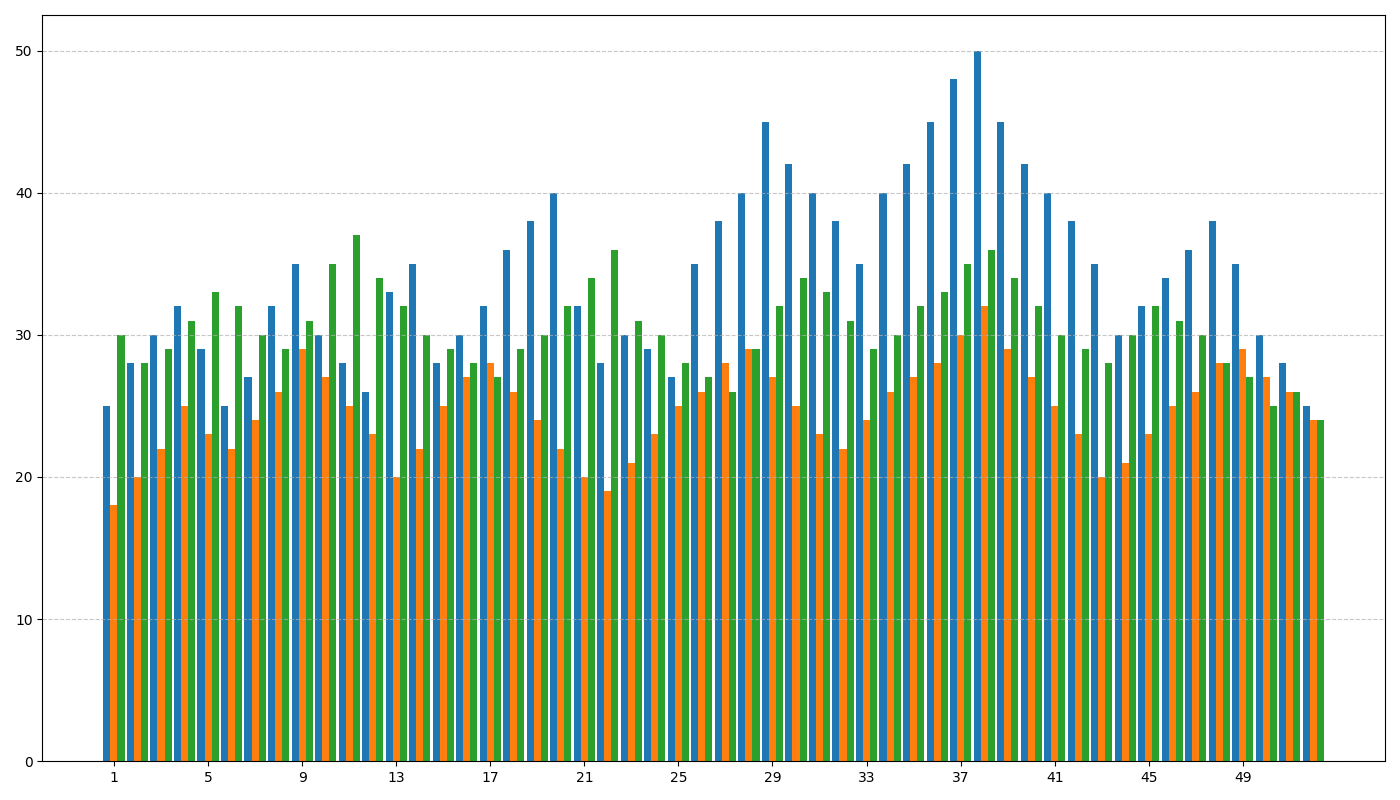

Reproduce this figure in Python.
import matplotlib.pyplot as plt
import numpy as np

weeks = np.array(range(1, 53))
mystery_readings = np.array([25, 28, 30, 32, 29, 25, 27, 32, 35, 30, 28, 26, 33, 35, 28, 30, 32, 36, 38, 40, 32, 28, 30, 29, 27, 35, 38, 40, 45, 42, 40, 38, 35, 40, 42, 45, 48, 50, 45, 42, 40, 38, 35, 30, 32, 34, 36, 38, 35, 30, 28, 25])
fantasy_readings = np.array([18, 20, 22, 25, 23, 22, 24, 26, 29, 27, 25, 23, 20, 22, 25, 27, 28, 26, 24, 22, 20, 19, 21, 23, 25, 26, 28, 29, 27, 25, 23, 22, 24, 26, 27, 28, 30, 32, 29, 27, 25, 23, 20, 21, 23, 25, 26, 28, 29, 27, 26, 24])
science_fiction_readings = np.array([30, 28, 29, 31, 33, 32, 30, 29, 31, 35, 37, 34, 32, 30, 29, 28, 27, 29, 30, 32, 34, 36, 31, 30, 28, 27, 26, 29, 32, 34, 33, 31, 29, 30, 32, 33, 35, 36, 34, 32, 30, 29, 28, 30, 32, 31, 30, 28, 27, 25, 26, 24])

fig, ax = plt.subplots(figsize=(14, 8))
ax.bar(weeks - 0.3, mystery_readings, width=0.3, color='#1f77b4')
ax.bar(weeks, fantasy_readings, width=0.3, color='#ff7f0e')
ax.bar(weeks + 0.3, science_fiction_readings, width=0.3, color='#2ca02c')

ax.set_xticks(weeks[::4])
ax.grid(axis='y', linestyle='--', alpha=0.7)

plt.tight_layout()
plt.show()
